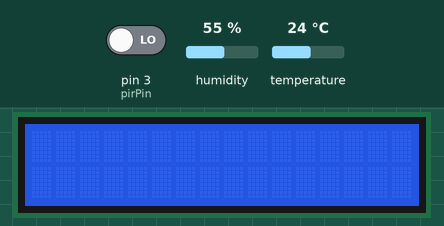
Simulated run of this sketch. Board: Arduino Uno, built with avr-gcc and run on an emulated ATmega328P. On the bench: 16×2 character LCD. The test bench sets the inputs (shaded band); at power-on: pin 3 (pirPin) LOW, humidity 55 %, temperature 24 °C.

Above: at 1.2 s.
1.3 s: pin 3 (pirPin) driven HIGH
At 2.7 s:
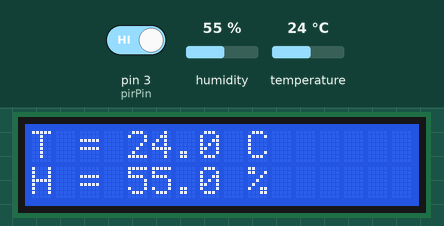
Timing chart, 0 to 4.3 s (numbered marks = the images above; inputs shaded):
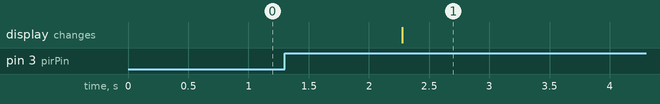

The sketch:

maked_3.ino
```cpp
#include<dht_nonblocking.h>
#define DHT_SENSOR_TYPE DHT_TYPE_11
#include<LiquidCrystal.h>

int pirPin = 3; // Input for HC-S501
int pirValue; // Place to store read PIR Value
int lastPirValue = LOW; //Place to store last PIR Vakue

const int DHT_SENSOR_PIN = 2; //Input for DHT11
DHT_nonblocking dht_sensor(DHT_SENSOR_PIN, DHT_SENSOR_TYPE);
float temperature;
float humidity;
bool measuring = false;

LiquidCrystal lcd(7, 8, 9, 10, 11, 12);

unsigned long displayEndTime = 0;
const unsigned long displayDuration = 5000;

void setup() {
  Serial.begin(9600);
  pinMode(pirPin, INPUT);

  lcd.begin(16, 2);
  lcd.clear();
}

void loop() {
  pirValue = digitalRead(pirPin);

  if(pirValue == HIGH && lastPirValue == LOW && !measuring){
    measuring = true;
  }

  if(measuring){
    if(dht_sensor.measure(&temperature, &humidity)){
      lcd.clear();
      lcd.setCursor(0, 0);
      lcd.print("T = ");
      lcd.print(temperature, 1);
      lcd.print(" C");
      lcd.setCursor(0, 1);
      lcd.print("H = ");
      lcd.print(humidity, 1);
      lcd.print(" %");
      displayEndTime = millis() + displayDuration;
      measuring = false;
    }
  }

  if(millis() > displayEndTime && displayEndTime != 0){
    lcd.clear();
    displayEndTime = 0;
  }
  lastPirValue = pirValue;
}
```

Measured:
- after the input at 1.3 s, the display: changes after 0.98 s (image 1)
